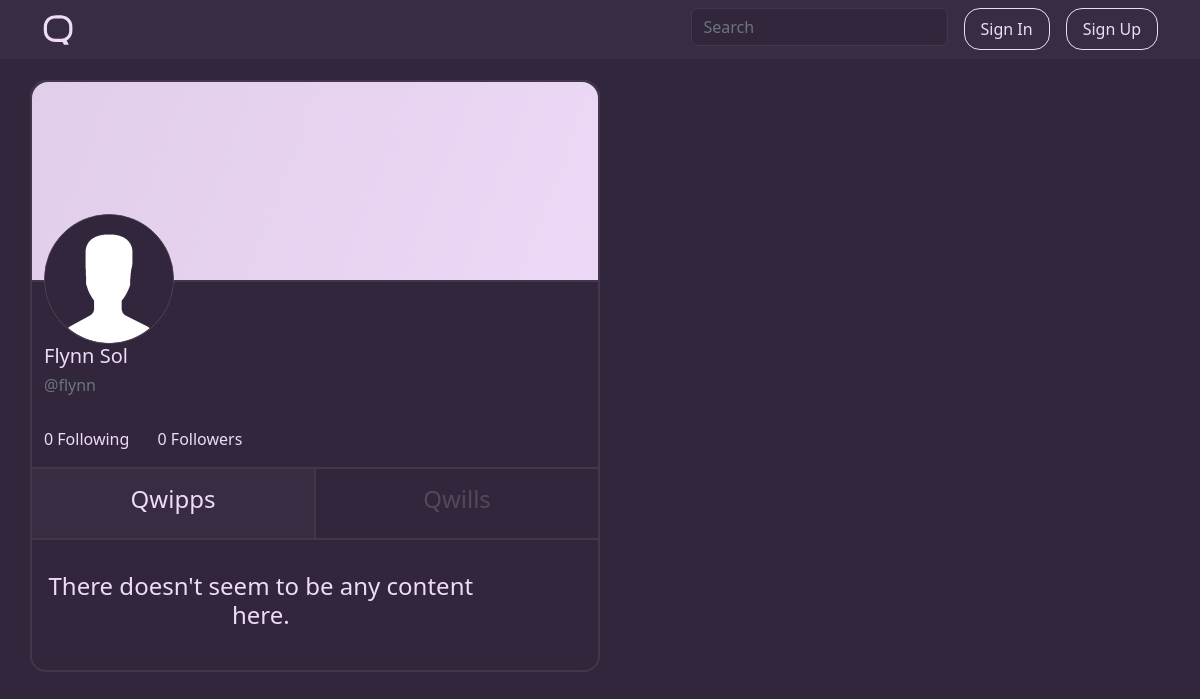
The page /u/flynn on the database its author committed.
### qwippit/models.py (models this page shows, shortened)
class User(db.Model, UserMixin):
    id = db.Column(db.Integer, primary_key=True)
    username = db.Column(db.String(16), unique=True, nullable=False)
    displayname = db.Column(db.String(20), nullable=False)
    email = db.Column(db.String(120), unique=True, nullable=False)
    bio = db.Column(db.String(256))
    image_file = db.Column(db.String(20), nullable=False, default='default.png')
    banner_file = db.Column(db.String(20), nullable=False, default='default.png')
    password = db.Column(db.String(60), nullable=False)
    verified = db.Column(db.Boolean(), nullable=False, default=False)
    emailverified = db.Column(db.Boolean(), nullable=False, default=False)
    following = db.relationship('User',
                                secondary=followers,
                                primaryjoin=(followers.c.follower_id == id),
                                secondaryjoin=(followers.c.followed_id == id),
                                backref=db.backref('followers', lazy='dynamic'),
                                lazy='dynamic')
    viewed_qwipps = db.relationship('Qwipp', secondary='qwippViews', backref='hasViewed')
    viewed_qwills = db.relationship('Qwill', secondary='qwillViews', backref='hasViewed')
    liked_qwipps = db.relationship('Qwipp', secondary='qwippLikes', backref='hasLiked')
    liked_qwills = db.relationship('Qwill', secondary='qwillLikes', backref='hasLiked')
    qwipps = db.relationship('Qwipp', backref='author', lazy=True)
    qwills = db.relationship('Qwill', backref='author', lazy=True)
    roles = db.relationship('Role', secondary='user_roles')
    like_notifications = db.Column(db.Boolean(), nullable=False, default=True)
    follow_notifications = db.Column(db.Boolean(), nullable=False, default=True)
    reply_notifications = db.Column(db.Boolean(), nullable=False, default=True)

### qwippit/users/routes.py (the view)
@users.route("/u/<string:username>")
def profile(username):
    user = User.query.filter(func.lower(User.username) == func.lower(username)).first_or_404()
    qwipps = Qwipp.query.filter_by(author=user)\
        .order_by(Qwipp.date_posted.desc()).all()
    qwills = Qwill.query.filter_by(author=user) \
        .order_by(Qwill.date_posted.desc()).all()
    return render_template('users/profile.html', qwipps=qwipps, qwills=qwills, user=user, title=user.displayname + " (@" + username + ")")

### qwippit/templates/users/profile.html (shortened to what this page needs)
{% extends "main/layout.html" %}
{% block content %}
        <div class="profile-content row">
            <img class="banner-image" height="200px" src="{{ url_for('static', filename='banner_pics/' + user.banner_file) }}">
            <div class="profile-info col">
                <img class="me-3 rounded-circle border border-highlight profile-picture" width="130px" height="130px" src="{{ url_for('static', filename='profile_pics/' + user.image_file) }}">
                <div class="profile-name">
                    <h5 class="main-font-nh mr-2">{{ user.displayname }}</h5>
                    <h6 class="text-muted">@{{ user.username }}</h6>
                </div>
            </div>
            <div class="followers-following mb-3">
                <a href="{{ url_for('users.user_following', username=user.username) }}" class="main-font me-4">{{ user.following.count() | number_format }} Following</a>
                {% if user.followers.count() == 1 %}
                    <a href="{{ url_for('users.user_followers', username=user.username) }}" class="main-font" id="user-followers">{{ user.followers.count() | number_format }} Follower</a>
                {% else %}
                    <a href="{{ url_for('users.user_followers', username=user.username) }}" class="main-font" id="user-followers">{{ user.followers.count() | number_format }} Followers</a>
                {% endif %}
            </div>
        </div>
        <div class="row profile-center-content-top">
            <div class="col feed-option feedoption active" onclick="QwippQwill(event, 'qwipp')" id="defaultOpen">
                <h4>Qwipps</h4>
            </div>
            <div class="col feed-option feedoption profile-feed-qwill" onclick="QwippQwill(event, 'qwill')">
                <h4>Qwills</h4>
            </div>
        </div>
    <div id="qwipp" class="feed">
        {% if qwipps |length != 0 %}
            {% for qwipp in qwipps %}
                <article onclick="location.href='{{ url_for('users.qwipp', username=qwipp.author.username, qwipp_id=qwipp.id) }}'" class="row content-section">
                    <div class="d-flex media">
                        <img class="me-3 rounded-circle border border-highlight" width="65px" height="65px" src="{{ url_for('static', filename='profile_pics/' + qwipp.author.image_file) }}">
                        <div class="media-body">
                            {% if qwipp.is_reply %}
                                <div class="article-metadata">
                            {% else %}
                                <div class="article-metadata mb-2">
                            {% endif %}
                                <a class="author-link-nh mr-2">{{ qwipp.author.displayname }}</a>
                                <small class="text-muted">@{{ qwipp.author.username }}</small>
                            </div>
                            {% if qwipp.is_reply %}
                                {% if qwipp.qwipp_reply_id %}
                                    <div class="mb-2">
                                        <small class="text-muted">Replying to <a href="{{ url_for('users.qwipp', username=qwipp.qwipp_replied_to.author.username, qwipp_id=qwipp.qwipp_replied_to.id) }}" class="main-font">@{{ qwipp.qwipp_replied_to.author.username }}</a></small>
                                    </div>
                                {% else %}
                                    <div class="mb-2">
                                        <small class="text-muted">Replying to <a href="{{ url_for('users.qwill', username=qwipp.qwill_reply.author.username, qwill_id=qwipp.qwill_reply.id) }}" class="main-font">@{{ qwipp.qwill_reply.author.username }}</a></small>
                                    </div>
                                {% endif %}
                            {% endif %}
                            <div class="content">
                                <p>
                                    {% for word in qwipp.content.split() %}
                                        {% if word.startswith('#') %}
                                            <a class="reverse-font" href="{{ url_for('main.hashtagPosts', hashtag=word[1:]) }}">{{ word }}</a>
                                        {% elif word.startswith('@') %}
                                            <a class="reverse-font" href="{{ url_for('users.profile', username=word[1:]) }}">{{ word }}</a>
                                        {% else %}
                                            {{ word }}
                                        {% endif %}
                                    {% endfor %}
                                </p>
                            <div>
                            <small class="date-time text-muted">{{ qwipp.date_posted.strftime('%b %d, %Y') }}</small>
                            {% if qwipp.date_edited != None %}
                                <small class="date-time text-muted ms-4">Edited: {{ qwipp.date_edited.strftime('%b %d, %Y') }}</small>
                            {% endif %}
                            <div class="bottom-content mt-2">
                                {% if qwipp.author.username == current_user.username %}
                                    <small class="main-font-nh">
                                        <span id="likes-qwipp-{{ qwipp.id }}">{{ qwipp.likes | number_format }}</span>
                                        <svg xmlns="http://www.w3.org/2000/svg" width="16" height="16" fill="currentColor" class="bi bi-heart-fill" viewBox="0 0 16 16">
                                          <path fill-rule="evenodd" d="M8 1.314C12.438-3.248 23.534 4.735 8 15-7.534 4.736 3.562-3.248 8 1.314z"/>
                                        </svg>
                                    </small>
                                {% else %}
                                    {% if current_user.is_authenticated %}
                                        {% if qwipp in current_user.liked_qwipps %}
                                            <small class="likes">
                                                <a onclick="likeQwipp('{{ qwipp.author.username }}', {{ qwipp.id }}); event.stopPropagation();" class="main-font">
                                                    <span id="likes-qwipp-{{ qwipp.id }}">{{ qwipp.likes | number_format }}</span>
                                                    <svg xmlns="http://www.w3.org/2000/svg" width="16" height="16" fill="currentColor" id="heart-qwipp-{{ qwipp.id }}" class="bi bi-heart-fill" viewBox="0 0 16 16">
                                                      <path fill-rule="evenodd" d="M8 1.314C12.438-3.248 23.534 4.735 8 15-7.534 4.736 3.562-3.248 8 1.314z"/>
                                                    </svg>
                                                </a>
                                            </small>
                                        {% else %}
                                            <small class="likes">
                                                <a onclick="likeQwipp('{{ qwipp.author.username }}', {{ qwipp.id }}); event.stopPropagation();" class="main-font">
                                                    <span id="likes-qwipp-{{ qwipp.id }}">{{ qwipp.likes | number_format }}</span>
                                                    <svg xmlns="http://www.w3.org/2000/svg" width="16" height="16" fill="currentColor" id="heart-qwipp-{{ qwipp.id }}" class="bi bi-heart" viewBox="0 0 16 16">
                                                      <path d="m8 2.748-.717-.737C5.6.281 2.514.878 1.4 3.053c-.523 1.023-.641 2.5.314 4.385.92 1.815 2.834 3.989 6.286 6.357 3.452-2.368 5.365-4.542 6.286-6.357.955-1.886.838-3.362.314-4.385C13.486.878 10.4.28 8.717 2.01L8 2.748zM8 15C-7.333 4.868 3.279-3.04 7.824 1.143c.06.055.119.112.176.171a3.12 3.12 0 0 1 .176-.17C12.72-3.042 23.333 4.867 8 15z"/>
                                                    </svg>
                                                </a>
                                            </small>
                                        {% endif %}
                                    {% else %}
                                        <small class="likes">
                                            <a href="{{ url_for('users.signin') }}" class="main-font">
                                                <span id="likes-qwipp-{{ qwipp.id }}">{{ qwipp.likes | number_format }}</span>
                                                <svg xmlns="http://www.w3.org/2000/svg" width="16" height="16" fill="currentColor" id="heart-qwipp-{{ qwipp.id }}" class="bi bi-heart" viewBox="0 0 16 16">
                                                  <path d="m8 2.748-.717-.737C5.6.281 2.514.878 1.4 3.053c-.523 1.023-.641 2.5.314 4.385.92 1.815 2.834 3.989 6.286 6.357 3.452-2.368 5.365-4.542 6.286-6.357.955-1.886.838-3.362.314-4.385C13.486.878 10.4.28 8.717 2.01L8 2.748zM8 15C-7.333 4.868 3.279-3.04 7.824 1.143c.06.055.119.112.176.171a3.12 3.12 0 0 1 .176-.17C12.72-3.042 23.333 4.867 8 15z"/>
                                                </svg>
                                            </a>
                                        </small>
                                    {% endif %}
                                {% endif %}
                                {% if current_user.is_authenticated %}
                                    <a href="{{ url_for('users.reply_qwipp', username=qwipp.author.username, qwipp_id=qwipp.id) }}" class="main-font ms-3">
                                        <span id="replies-qwipp-{{ qwipp.id }}">{{ qwipp.replies | length | number_format }}</span>
                                        <svg xmlns="http://www.w3.org/2000/svg" width="16" height="16" fill="currentColor" class="bi bi-chat-left-text comments" viewBox="0 0 16 16">
                                          <path d="M14 1a1 1 0 0 1 1 1v8a1 1 0 0 1-1 1H4.414A2 2 0 0 0 3 11.586l-2 2V2a1 1 0 0 1 1-1h12zM2 0a2 2 0 0 0-2 2v12.793a.5.5 0 0 0 .854.353l2.853-2.853A1 1 0 0 1 4.414 12H14a2 2 0 0 0 2-2V2a2 2 0 0 0-2-2H2z"/>
                                          <path d="M3 3.5a.5.5 0 0 1 .5-.5h9a.5.5 0 0 1 0 1h-9a.5.5 0 0 1-.5-.5zM3 6a.5.5 0 0 1 .5-.5h9a.5.5 0 0 1 0 1h-9A.5.5 0 0 1 3 6zm0 2.5a.5.5 0 0 1 .5-.5h5a.5.5 0 0 1 0 1h-5a.5.5 0 0 1-.5-.5z"/>
                                        </svg>
                                    </a>
                                {% else %}
                                    <small class="main-font-nh ms-3">
                                        <span id="replies-qwipp-{{ qwipp.id }}">{{ qwipp.replies | length | number_format }}</span>
                                        <svg xmlns="http://www.w3.org/2000/svg" width="16" height="16" fill="currentColor" class="bi bi-chat-left-text comments" viewBox="0 0 16 16">
                                          <path d="M14 1a1 1 0 0 1 1 1v8a1 1 0 0 1-1 1H4.414A2 2 0 0 0 3 11.586l-2 2V2a1 1 0 0 1 1-1h12zM2 0a2 2 0 0 0-2 2v12.793a.5.5 0 0 0 .854.353l2.853-2.853A1 1 0 0 1 4.414 12H14a2 2 0 0 0 2-2V2a2 2 0 0 0-2-2H2z"/>
                                          <path d="M3 3.5a.5.5 0 0 1 .5-.5h9a.5.5 0 0 1 0 1h-9a.5.5 0 0 1-.5-.5zM3 6a.5.5 0 0 1 .5-.5h9a.5.5 0 0 1 0 1h-9A.5.5 0 0 1 3 6zm0 2.5a.5.5 0 0 1 .5-.5h5a.5.5 0 0 1 0 1h-5a.5.5 0 0 1-.5-.5z"/>
                                        </svg>
                                    </small>
                                {% endif %}
                                <small class="main-font-nh views ms-3">
                                    <span>{{ qwipp.views | number_format }}</span>
                                    <svg xmlns="http://www.w3.org/2000/svg" width="16" height="16" fill="currentColor" class="bi bi-eye" viewBox="0 0 16 16">
                                      <path d="M16 8s-3-5.5-8-5.5S0 8 0 8s3 5.5 8 5.5S16 8 16 8zM1.173 8a13.133 13.133 0 0 1 1.66-2.043C4.12 4.668 5.88 3.5 8 3.5c2.12 0 3.879 1.168 5.168 2.457A13.133 13.133 0 0 1 14.828 8c-.058.087-.122.183-.195.288-.335.48-.83 1.12-1.465 1.755C11.879 11.332 10.119 12.5 8 12.5c-2.12 0-3.879-1.168-5.168-2.457A13.134 13.134 0 0 1 1.172 8z"/>
                                      <path d="M8 5.5a2.5 2.5 0 1 0 0 5 2.5 2.5 0 0 0 0-5zM4.5 8a3.5 3.5 0 1 1 7 0 3.5 3.5 0 0 1-7 0z"/>
                                    </svg>
                                </small>
                            </div>
                        </div>
                    </div>
                </article>
            {% endfor %}
        {% else %}
            <article class="row content-section profile-empty-content-section">
                <div class="media">
                    <div class="media-body">
                        <div class="content">
                            {% if user == current_user %}
                                <h4 class="article-content">Qwipp something to start filling up this feed!</h4>
                            {% else %}
                                <h4 class="article-content">There doesn't seem to be any content here.</h4>
                            {% endif %}
                </div>
            </article>
        {% endif %}
    </div>
{% endblock content %}

### rows shown on the page
User: banner_file (placeholder picture), image_file (placeholder picture), displayname "Flynn Sol", username "flynn"

### other values the page prints
{{ user.following.count() | number_format }} "0"
{{ user.followers.count() | number_format }} "0"
